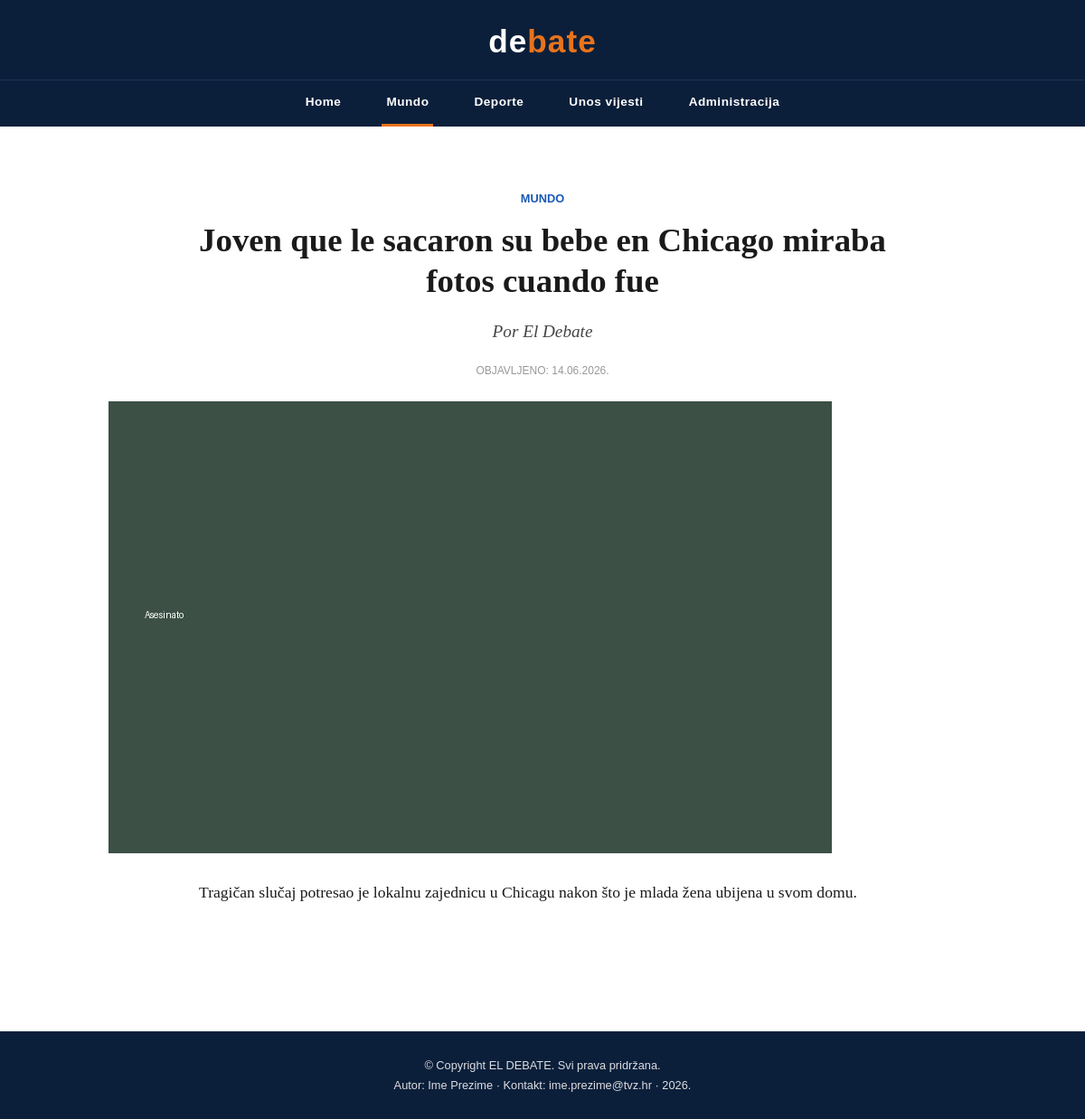
Page /projekt/clanak.php?id=4 on the committed database.
### tables this page shows
CREATE TABLE `vijesti` (
  `id` int(11) NOT NULL,
  `datum` varchar(32) NOT NULL,
  `naslov` varchar(64) NOT NULL,
  `sazetak` text NOT NULL,
  `tekst` text NOT NULL,
  `slika` varchar(64) NOT NULL,
  `kategorija` varchar(64) NOT NULL,
  `arhiva` tinyint(1) NOT NULL DEFAULT 0
);

### projekt/clanak.php (the view, shortened to what this page needs)
<?php
include 'connect.php';
$id = isset($_GET['id']) ? (int)$_GET['id'] : 0;
$sql = "SELECT * FROM vijesti WHERE id = ?";
$stmt = mysqli_stmt_init($dbc);
$row = null;
if (mysqli_stmt_prepare($stmt, $sql)) {
    mysqli_stmt_bind_param($stmt, 'i', $id);
    mysqli_stmt_execute($stmt);
    $result = mysqli_stmt_get_result($stmt);
    $row = mysqli_fetch_array($result);
}
include 'header.php';
?>
<main>
<?php if ($row): ?>
    <section class="clanak-header">
        <p class="category"><span><?php echo htmlspecialchars(ucfirst($row['kategorija'])); ?></span></p>
        <h1 class="title"><?php echo htmlspecialchars($row['naslov']); ?></h1>
        <p class="about"><i><?php echo htmlspecialchars($row['sazetak']); ?></i></p>
        <p class="autor-info">OBJAVLJENO: <?php echo htmlspecialchars($row['datum']); ?></p>
    </section>
    <section class="clanak-slika">
        <img src="<?php echo UPLPATH . htmlspecialchars($row['slika']); ?>" alt="<?php echo htmlspecialchars($row['naslov']); ?>">
    </section>
    <section class="clanak-sadrzaj">
        <?php
        $paragrafi = explode("\n", $row['tekst']);
        foreach ($paragrafi as $p) {
            $p = trim($p);
            if ($p !== '') {
                echo '<p>' . nl2br(htmlspecialchars($p)) . '</p>';
            }
        }
        ?>
    </section>
<?php else: ?>
    <p style="padding:40px;text-align:center;">Traženi članak ne postoji.</p>
<?php endif; ?>
</main>
<?php
include 'footer.php';
?>

### projekt/style.css (style rules this page uses)
* { margin: 0; padding: 0; box-sizing: border-box; }
body { font-family: 'Georgia', 'Times New Roman', serif; background-color: #ffffff; color: #1a1a1a; line-height: 1.5; }
img { max-width: 100%; display: block; }
main { max-width: 1200px; margin: 0 auto; padding: 30px 20px; }
.clanak-header { max-width: 800px; margin: 40px auto 0; padding: 0 20px; text-align: center; }
.clanak-header .category { font-family: 'Arial', sans-serif; font-size: 0.8rem; font-weight: bold; color: #1859b5; text-transform: uppercase; margin-bottom: 15px; }
.clanak-header .category span { color: #1859b5; }
.clanak-header h1.title { font-size: 2.3rem; line-height: 1.2; margin-bottom: 20px; color: #1a1a1a; }
.clanak-header p.about, .clanak-header .about i { font-size: 1.2rem; color: #444; font-style: italic; margin-bottom: 20px; }
.clanak-header .autor-info { font-family: 'Arial', sans-serif; font-size: 0.75rem; color: #999; text-transform: uppercase; margin-bottom: 25px; }
.clanak-slika { max-width: 1000px; margin: 0 auto 30px; padding: 0 20px; }
.clanak-sadrzaj { max-width: 800px; margin: 0 auto; padding: 0 20px 50px; font-size: 1.1rem; }
.clanak-sadrzaj p { margin-bottom: 20px; }

### rows in the picture
vijesti: kategorija "MUNDO", naslov "Joven que le sacaron su bebe en Chicago miraba fotos cuando fue", sazetak "Por El Debate", datum "14.06.2026.", slika (picture), tekst "Tragičan slučaj potresao je lokalnu zajednicu u Chicagu nakon što je mlada žena ubijena u svom domu."
